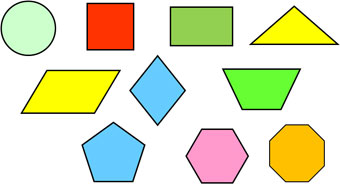
#> input picture shape.jpeg, 340 x 185 px, given in place of lena.png, which was not available
$ python -i main.py   (imports and definitions only)
#> lines starting #> are read from the running program, lines starting #| are printed output that depends on the picture; after the words box and inside, x2 and y2 are one past the last pixel; in counts of white or black regions, pixels touching at a corner belong together; pictures that were not available may be replaced by others from this repository, and a replacement may not be noted
import cv2
import numpy as np
# [1 line not run here, left out]


#1. Read images
# [14 lines left out: functions readImg, openCam, not called in this run]

#3. Modify image
def modImg():
    img = cv2.imread('lena.png')
#> img is the input picture: shape (185, 340, 3); mean B, G, R 190.5, 225.8, 222.6
    kernel = np.ones((5,5),np.uint8)
    gray = cv2.cvtColor(img,cv2.COLOR_BGR2GRAY)
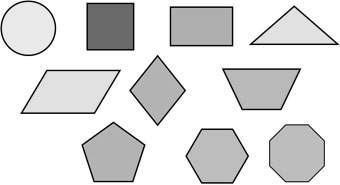
#> gray: shape (185, 340); min 0, max 255, mean 220.8
    blur = cv2.GaussianBlur(gray,(5,5),0)
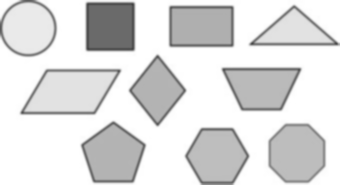
#> blur: shape (185, 340); min 67, max 255, mean 220.8
    canny = cv2.Canny(img,150,200)
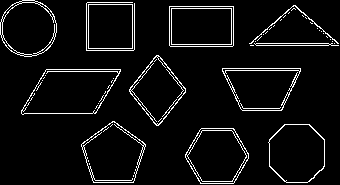
#> canny: shape (185, 340); 5.6% white in thin lines or dots
    dialate = cv2.dilate(canny,kernel,iterations=1)
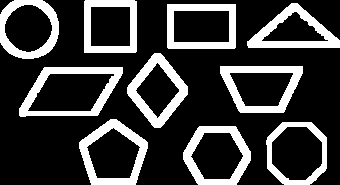
#> dialate: shape (185, 340); 22.9% white; 10 white regions, largest, box (x1, y1, x2, y2) and area: (19, 67, 123, 117) 1705, (79, 119, 148, 185) 1538, (220, 66, 303, 113) 1530
    erode = cv2.erode(dialate,kernel,iterations=1)
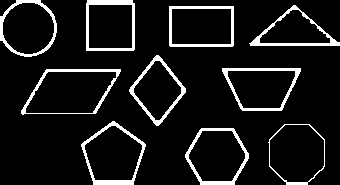
#> erode: shape (185, 340); 9.2% white; 10 white regions, largest, box (x1, y1, x2, y2) and area: (81, 121, 146, 185) 668, (86, 0, 135, 51) 640, (185, 128, 249, 185) 629

    cv2.imshow('Gray image', gray)
    cv2.imshow('Blur image', blur)
    cv2.imshow('Canny image', canny)
    cv2.imshow('Dialated image', dialate)
    cv2.imshow('Eroded image', erode)
    cv2.waitKey(0)

#4. Resize image
# [52 lines left out: functions resizeImg, draw, stackImg, findCont, not called in this run]

>>> result = modImg()
